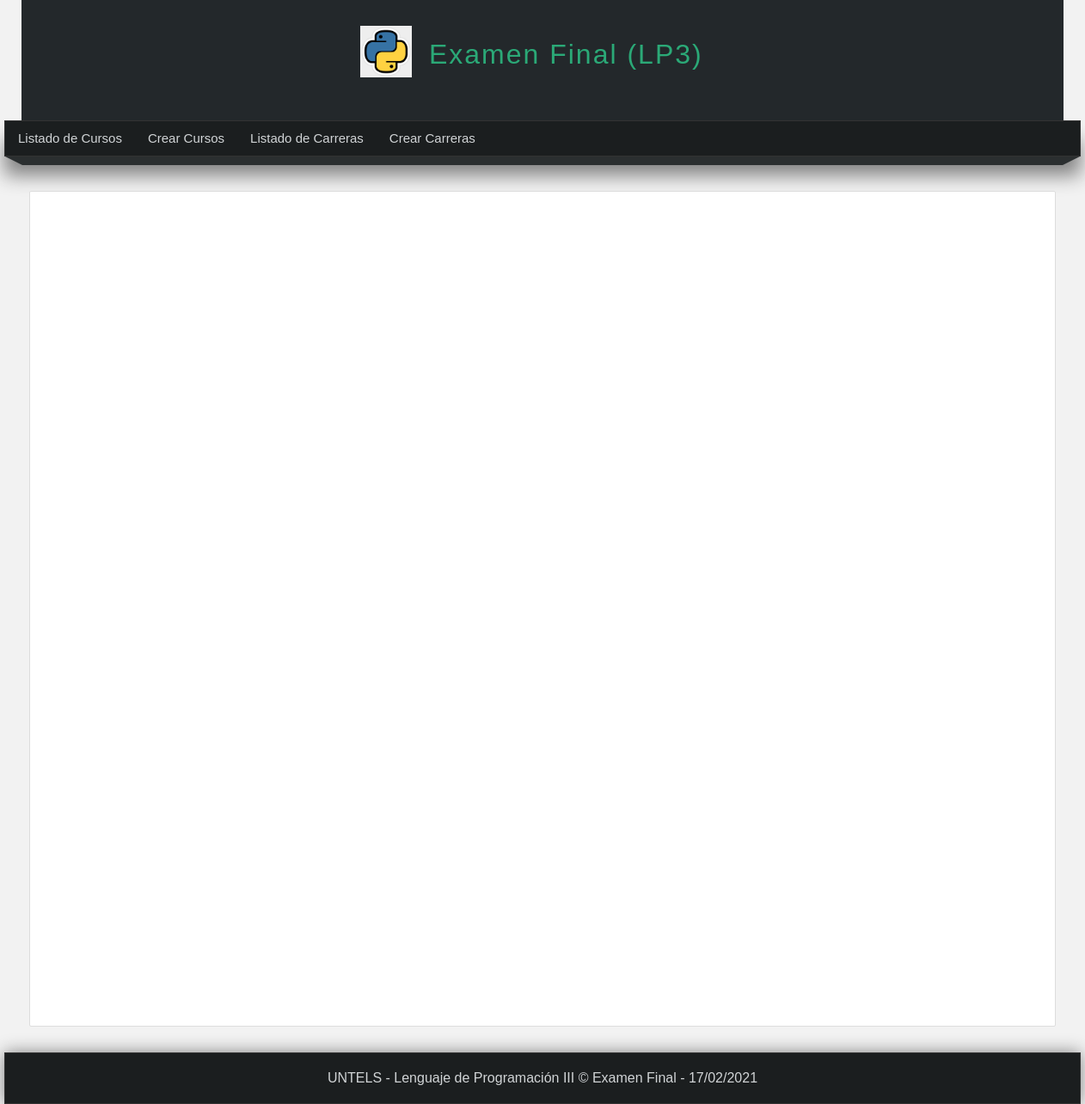
Before: /carreras/ with the older database file.
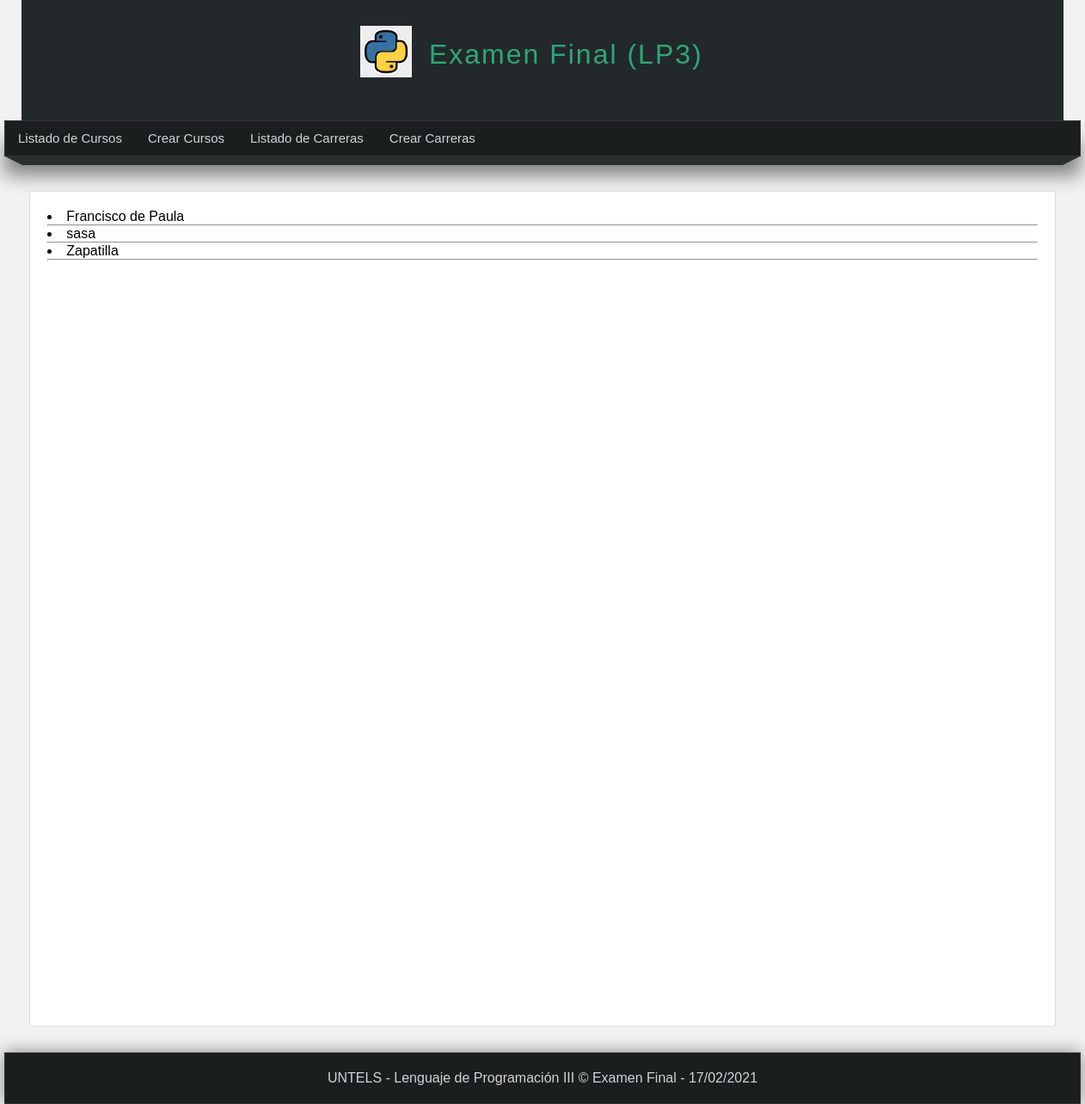
After: the same page with the newer database file.
### miapp/models.py (models this page shows)
class Carrera(models.Model):
    nombre = models.CharField(max_length=20)
    nombrecorto = models.CharField(max_length=30)
    image = models.ImageField(default = 'null')
    estado = models.BooleanField()

### miapp/views.py (the view)
# urls.py: path('carreras/',views.carreras, name="carreras"),
def carreras(request):
    ca =Carrera.objects.all()
    return render(request,'carreras.html',{
       'titulo':'carreras',
       'carreras':ca
    })

### miapp/templates/carreras.html (shortened to what this page needs)
{% extends 'layout.html' %}
{% block content %}
  {% for carrera in  carreras %}
    <li>
        {{carrera.nombre}}
    </li>
    <hr>
  {% endfor %}
{% endblock %}

Changed rows visible on the page:
added Carrera: nombre "Francisco de Paula"
added Carrera: nombre "sasa"
added Carrera: nombre "Zapatilla"
